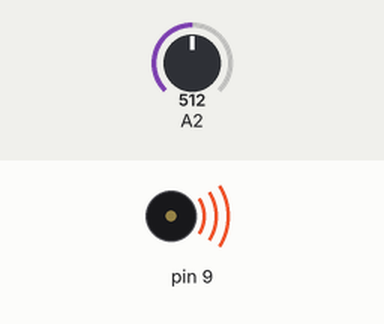
Recording of a sketch running on a simulated Arduino Uno, built with avr-gcc and run on an emulated ATmega328P. Parts: buzzer (waves = sounding). The inputs (shaded band) are chosen by the test bench; at power-on: A2 = 512. What the sketch prints to the serial monitor is not drawn.

Above: at 1.2 s.
1.3 s: A2 set to 0
3.3 s: A2 set to 122
Timing chart, 0 to 6.3 s (numbered marks = the images above; inputs shaded):
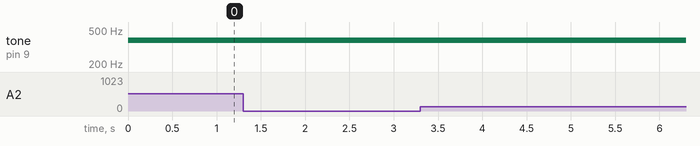

Measured:
- after the input at 1.3 s, every drawn part: stays the same
- after the input at 3.3 s, every drawn part: stays the same

The sketch:

CapacimeterAdvanced.ino
```cpp
/*--------- TIMER 1 CONFIG macros -----------*/
/*enables CTC mode, no clock*/
#define CTC_mode() TCCR1B = 0b00001000

/*compare threshold A - Pin Hi*/
#define threshold_A_Hi() TCCR1A = 0b11010000

/*forces transition*/
#define transec()        TCCR1C |= 0b10000000

/*compare threshold A - Pin toggle*/
#define threshold_A_toggle() TCCR1A = 0b01010000

/*Starts timer 1 setting prescaler to 1*/
#define startTIM1()    TCCR1B |= 1


/*---------- ADC CONFIG macros -------------*/
/*ON, ADATE=1, IF Clear, IE = 0, Prescaler = 111 (1:128)*/
#define setTrigPsc()   ADCSRA =  0b10110111

/*select Timer 1 threshold B*/
#define TIM1_threshold_B()  ADCSRB = 0b00000101

/*clears IF ADC reg*/
#define clr_IF_ADC()  ADCSRA |= 16

/*waits for IF ADC reg*/
#define wait_IF_ADC() while(!(ADCSRA & 16))


#define NPOINTS 151 // sampled points
#define DT 120      // time interval
#define thA 21013-1
#define thB 0
#define START thA - 1


/**
 * @brief sets threshold A
 * @param value
 */
void setThresholdA(uint16_t tA){
  OCR1A = tA;
}


/**
 * @brief sets threshold B
 * @param value
 */
void setThresholdB(uint16_t tB){
  OCR1B = tB;
}


/**
 * @brief sets start time
 * @param value
 */
void setStart(uint16_t start){
  OCR1A = start;
}


/**
 * enables interrupt for
 * threshold B manipulating
 * TIFR1 and TIMSK1 registers
 */
void enableInterruptB(){
  TIFR1 |= 4;
  TIMSK1 |= 4;
}


/**
 * setups timer 1
 * employing macros
 */
void setupTIM1(){
  CTC_mode();
  threshold_A_Hi();
  transec();
  threshold_A_toggle();

  // setting threshdolds and start
  setThresholdA(thA);
  setThresholdB(thB);
  setStart(START);

  enableInterruptB();
}


/**
 * setups ADC
 * employing macros
 * analogRead is a nice way
 * to let Arduino init registers
 * for you
 */
void setupADC(){
  analogRead(A2);

  // setting trigger and prescaler
  setTrigPsc();

  // choosing compare match B timer 1
  TIM1_threshold_B();
}


/**
 * ISR Timer 1
 */
ISR(TIMER1_COMPB_vect) {}


void setup() {
  Serial.begin(57600);
  pinMode(9, OUTPUT);

  setupTIM1();
  setupADC();
}


void loop() {
  unsigned short TAB = 0; // Memorizza il tempo TAB desiderato

  startTIM1();

  // ignores 200 samples (waiting for C to setup)
  for(int d=0; d<200; d++)
  {
    clr_IF_ADC();
    wait_IF_ADC();
  }

  //  samples acquisition loop
  while(1)
  {
    TAB = 0;
    signed long NextB;

    // NPOINTS points acquisition loop
    for(int r = 0; r < NPOINTS; r++)
    {
        // evaluating real threshold B
        NextB = (signed long) TAB - 255;

        // correction on real threshold B
        if (NextB < 0) NextB += OCR1A + 1 ;

        //sets real Threshold B
        setThresholdB(NextB);

        clr_IF_ADC();
        wait_IF_ADC();
        clr_IF_ADC();

        Serial.print(ADC); // sending sample to labview
        Serial.print(" "); // sending tab to labview

        // waiting for next samples
        wait_IF_ADC();
        TAB += DT;
      }
    Serial.println(""); // Termina la linea di testo con campioni
  }
}
```
